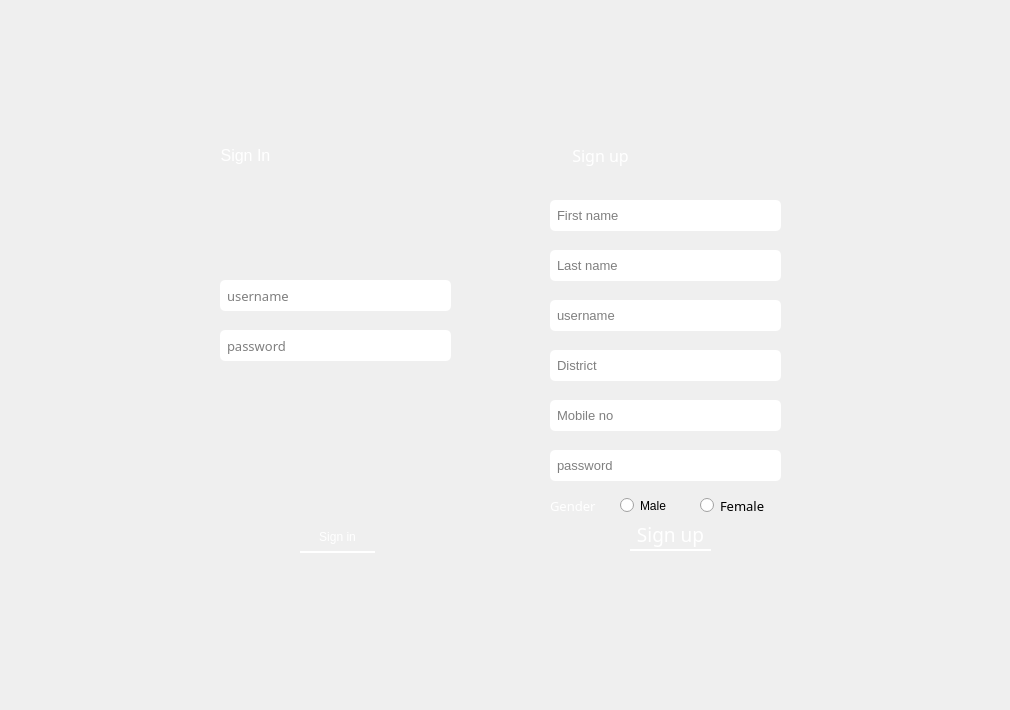
    <widget class="QWidget" name="deliverySignInUp">
     <widget class="QWidget" name="signinSection" native="true">
      <property name="geometry">
       <rect>
        <x>170</x>
        <y>130</y>
        <width>331</width>
        <height>451</height>
       </rect>
      </property>
      <property name="styleSheet">
       <string notr="true">border-bottom-left-radius:80px;
border-bottom-right-radius:80px;
border-top-right-radius:80px;</string>
      </property>
      <widget class="QLineEdit" name="userLineEdit">
       <property name="geometry">
        <rect>
         <x>50</x>
         <y>150</y>
         <width>231</width>
         <height>31</height>
        </rect>
       </property>
       <property name="font">
        <font>
         <family>Lucida Sans</family>
         <pointsize>10</pointsize>
        </font>
       </property>
       <property name="focusPolicy">
        <enum>Qt::StrongFocus</enum>
       </property>
       <property name="styleSheet">
        <string notr="true">background-color: rgb(255, 255, 255);
border-radius: 5px;
padding-left:5px;</string>
       </property>
       <property name="text">
        <string/>
       </property>
       <property name="frame">
        <bool>true</bool>
       </property>
       <property name="cursorPosition">
        <number>0</number>
       </property>
       <property name="placeholderText">
        <string>username</string>
       </property>
      </widget>
      <widget class="QLineEdit" name="passLineEdit">
       <property name="geometry">
        <rect>
         <x>50</x>
         <y>200</y>
         <width>231</width>
         <height>31</height>
        </rect>
       </property>
       <property name="font">
        <font>
         <family>Lucida Sans</family>
         <pointsize>10</pointsize>
         <weight>50</weight>
         <bold>false</bold>
         <strikeout>false</strikeout>
         <kerning>true</kerning>
        </font>
       </property>
       <property name="styleSheet">
        <string notr="true">background-color: rgb(255, 255, 255);
border-radius: 5px;
padding-left:5px;</string>
       </property>
       <property name="echoMode">
        <enum>QLineEdit::Password</enum>
       </property>
       <property name="cursorPosition">
        <number>0</number>
       </property>
       <property name="alignment">
        <set>Qt::AlignLeading|Qt::AlignLeft|Qt::AlignVCenter</set>
       </property>
       <property name="placeholderText">
        <string>password</string>
       </property>
      </widget>
      <widget class="QPushButton" name="signinBtn">
       <property name="geometry">
        <rect>
         <x>130</x>
         <y>392</y>
         <width>75</width>
         <height>31</height>
        </rect>
       </property>
       <property name="cursor">
        <cursorShape>PointingHandCursor</cursorShape>
       </property>
       <property name="styleSheet">
        <string notr="true">color:rgb(255, 255, 255);
font: 14pt &quot;Lucida Sans&quot;;
border-bottom: 2px solid white;</string>
       </property>
       <property name="text">
        <string>Sign in</string>
       </property>
      </widget>
      <widget class="QWidget" name="widget_10" native="true">
       <property name="geometry">
        <rect>
         <x>0</x>
         <y>0</y>
         <width>331</width>
         <height>451</height>
        </rect>
       </property>
       <property name="styleSheet">
        <string notr="true">border-bottom-left-radius:80px;
border-image: url(:/res/images/bg3.jpg);
border-top-right-radius:80px;
border-bottom-right-radius:80px;</string>
       </property>
      </widget>
      <widget class="QLabel" name="signinIcon">
       <property name="geometry">
        <rect>
         <x>10</x>
         <y>10</y>
         <width>31</width>
         <height>31</height>
        </rect>
       </property>
       <property name="styleSheet">
        <string notr="true">border-image: url(:/res/icons/white/log-in.svg);</string>
       </property>
       <property name="text">
        <string/>
       </property>
      </widget>
      <widget class="QLabel" name="signinLabel">
       <property name="geometry">
        <rect>
         <x>50</x>
         <y>10</y>
         <width>51</width>
         <height>31</height>
        </rect>
       </property>
       <property name="styleSheet">
        <string notr="true">font: 14pt &quot;Lucida Sans&quot;;</string>
       </property>
       <property name="text">
        <string>&lt;html&gt;&lt;head/&gt;&lt;body&gt;&lt;p align=&quot;center&quot;&gt;&lt;span style=&quot; font-size:12pt; color:#ffffff;&quot;&gt;Sign In&lt;/span&gt;&lt;/p&gt;&lt;/body&gt;&lt;/html&gt;</string>
       </property>
      </widget>
      <zorder>widget_10</zorder>
      <zorder>userLineEdit</zorder>
      <zorder>passLineEdit</zorder>
      <zorder>signinBtn</zorder>
      <zorder>signinIcon</zorder>
      <zorder>signinLabel</zorder>
     </widget>
     <widget class="QWidget" name="widget_8" native="true">
      <property name="geometry">
       <rect>
        <x>0</x>
        <y>0</y>
        <width>1001</width>
        <height>701</height>
       </rect>
      </property>
      <property name="styleSheet">
       <string notr="true">border-image: url(:/res/images/bgnavbar1.jpg);</string>
      </property>
     </widget>
     <widget class="QWidget" name="signupSection" native="true">
      <property name="geometry">
       <rect>
        <x>500</x>
        <y>130</y>
        <width>331</width>
        <height>451</height>
       </rect>
      </property>
      <property name="styleSheet">
       <string notr="true">border-bottom-left-radius:80px;
border-top-right-radius:80px;
border-top-left-radius:80px;</string>
      </property>
      <widget class="QWidget" name="widget_7" native="true">
       <property name="geometry">
        <rect>
         <x>0</x>
         <y>-1</y>
         <width>331</width>
         <height>451</height>
        </rect>
       </property>
       <property name="styleSheet">
        <string notr="true">border-bottom-left-radius:80px;
border-image: url(:/res/images/bg3.jpg);
border-top-right-radius:80px;
border-top-left-radius:80px;</string>
       </property>
      </widget>
      <widget class="QLineEdit" name="firstnameLineEdit">
       <property name="geometry">
        <rect>
         <x>50</x>
         <y>70</y>
         <width>231</width>
         <height>31</height>
        </rect>
       </property>
       <property name="font">
        <font>
         <pointsize>10</pointsize>
        </font>
       </property>
       <property name="cursor">
        <cursorShape>IBeamCursor</cursorShape>
       </property>
       <property name="styleSheet">
        <string notr="true">background-color: rgb(255, 255, 255);
border-radius: 5px;
padding-left:5px;</string>
       </property>
       <property name="placeholderText">
        <string>First name</string>
       </property>
      </widget>
      <widget class="QLineEdit" name="lastnameLineEdit">
       <property name="geometry">
        <rect>
         <x>50</x>
         <y>120</y>
         <width>231</width>
         <height>31</height>
        </rect>
       </property>
       <property name="font">
        <font>
         <pointsize>10</pointsize>
        </font>
       </property>
       <property name="styleSheet">
        <string notr="true">background-color: rgb(255, 255, 255);
border-radius: 5px;
padding-left:5px;</string>
       </property>
       <property name="echoMode">
        <enum>QLineEdit::Normal</enum>
       </property>
       <property name="placeholderText">
        <string>Last name</string>
       </property>
      </widget>
      <widget class="QLineEdit" name="userLineEdit_2">
       <property name="geometry">
        <rect>
         <x>50</x>
         <y>170</y>
         <width>231</width>
         <height>31</height>
        </rect>
       </property>
       <property name="font">
        <font>
         <pointsize>10</pointsize>
        </font>
       </property>
       <property name="styleSheet">
        <string notr="true">background-color: rgb(255, 255, 255);
border-radius: 5px;
padding-left:5px;</string>
       </property>
       <property name="echoMode">
        <enum>QLineEdit::Normal</enum>
       </property>
       <property name="placeholderText">
        <string>username</string>
       </property>
      </widget>
      <widget class="QLineEdit" name="disLineEdit_3">
       <property name="geometry">
        <rect>
         <x>50</x>
         <y>220</y>
         <width>231</width>
         <height>31</height>
        </rect>
       </property>
       <property name="font">
        <font>
         <pointsize>10</pointsize>
        </font>
       </property>
       <property name="styleSheet">
        <string notr="true">background-color: rgb(255, 255, 255);
border-radius: 5px;
padding-left:5px;</string>
       </property>
       <property name="echoMode">
        <enum>QLineEdit::Normal</enum>
       </property>
       <property name="placeholderText">
        <string>District</string>
       </property>
      </widget>
      <widget class="QLineEdit" name="mobileLineEdit_4">
       <property name="geometry">
        <rect>
         <x>50</x>
         <y>270</y>
         <width>231</width>
         <height>31</height>
        </rect>
       </property>
       <property name="font">
        <font>
         <pointsize>10</pointsize>
        </font>
       </property>
       <property name="styleSheet">
        <string notr="true">background-color: rgb(255, 255, 255);
border-radius: 5px;
padding-left:5px;</string>
       </property>
       <property name="echoMode">
        <enum>QLineEdit::Normal</enum>
       </property>
       <property name="placeholderText">
        <string>Mobile no</string>
       </property>
      </widget>
      <widget class="QLineEdit" name="passLineEdit_5">
       <property name="geometry">
        <rect>
         <x>50</x>
         <y>320</y>
         <width>231</width>
         <height>31</height>
        </rect>
       </property>
       <property name="font">
        <font>
         <pointsize>10</pointsize>
        </font>
       </property>
       <property name="styleSheet">
        <string notr="true">background-color: rgb(255, 255, 255);
border-radius: 5px;
padding-left:5px;</string>
       </property>
       <property name="echoMode">
        <enum>QLineEdit::Password</enum>
       </property>
       <property name="placeholderText">
        <string>password</string>
       </property>
      </widget>
      <widget class="QRadioButton" name="maleBtn">
       <property name="geometry">
        <rect>
         <x>120</x>
         <y>360</y>
         <width>82</width>
         <height>31</height>
        </rect>
       </property>
       <property name="styleSheet">
        <string notr="true">font: 10pt &quot;Lucida Sans&quot;;</string>
       </property>
       <property name="text">
        <string>Male</string>
       </property>
      </widget>
      <widget class="QRadioButton" name="femaleBtn">
       <property name="geometry">
        <rect>
         <x>200</x>
         <y>360</y>
         <width>81</width>
         <height>31</height>
        </rect>
       </property>
       <property name="font">
        <font>
         <family>Lucida Sans</family>
         <pointsize>10</pointsize>
         <weight>50</weight>
         <italic>false</italic>
         <bold>false</bold>
        </font>
       </property>
       <property name="styleSheet">
        <string notr="true">font: 10pt &quot;Lucida Sans&quot;;</string>
       </property>
       <property name="text">
        <string>Female</string>
       </property>
      </widget>
      <widget class="QLabel" name="gender">
       <property name="geometry">
        <rect>
         <x>50</x>
         <y>360</y>
         <width>71</width>
         <height>31</height>
        </rect>
       </property>
       <property name="font">
        <font>
         <family>Lucida Sans</family>
         <pointsize>10</pointsize>
         <weight>50</weight>
         <italic>false</italic>
         <bold>false</bold>
        </font>
       </property>
       <property name="styleSheet">
        <string notr="true">font: 10pt &quot;Lucida Sans&quot;;
color:white;</string>
       </property>
       <property name="text">
        <string>Gender</string>
       </property>
      </widget>
      <widget class="QPushButton" name="signupBtn">
       <property name="geometry">
        <rect>
         <x>130</x>
         <y>390</y>
         <width>81</width>
         <height>31</height>
        </rect>
       </property>
       <property name="palette">
        <palette>
         <active>
          <colorrole role="WindowText">
           <brush brushstyle="SolidPattern">
            <color alpha="255">
             <red>255</red>
             <green>255</green>
             <blue>255</blue>
            </color>
           </brush>
          </colorrole>
          <colorrole role="Button">
           <brush brushstyle="SolidPattern">
            <color alpha="255">
             <red>255</red>
             <green>171</green>
             <blue>13</blue>
            </color>
           </brush>
          </colorrole>
          <colorrole role="Text">
           <brush brushstyle="SolidPattern">
            <color alpha="255">
             <red>255</red>
             <green>255</green>
             <blue>255</blue>
            </color>
           </brush>
          </colorrole>
          <colorrole role="ButtonText">
           <brush brushstyle="SolidPattern">
            <color alpha="255">
             <red>255</red>
             <green>255</green>
             <blue>255</blue>
            </color>
           </brush>
          </colorrole>
          <colorrole role="Base">
           <brush brushstyle="SolidPattern">
            <color alpha="255">
             <red>255</red>
             <green>171</green>
             <blue>13</blue>
            </color>
           </brush>
          </colorrole>
          <colorrole role="Window">
           <brush brushstyle="SolidPattern">
            <color alpha="255">
             <red>255</red>
             <green>171</green>
             <blue>13</blue>
            </color>
           </brush>
          </colorrole>
          <colorrole role="PlaceholderText">
           <brush brushstyle="NoBrush">
            <color alpha="128">
             <red>255</red>
             <green>255</green>
             <blue>255</blue>
            </color>
           </brush>
          </colorrole>
         </active>
         <inactive>
          <colorrole role="WindowText">
           <brush brushstyle="SolidPattern">
            <color alpha="255">
             <red>255</red>
             <green>255</green>
             <blue>255</blue>
            </color>
           </brush>
          </colorrole>
          <colorrole role="Button">
           <brush brushstyle="SolidPattern">
            <color alpha="255">
             <red>255</red>
             <green>171</green>
             <blue>13</blue>
            </color>
           </brush>
          </colorrole>
          <colorrole role="Text">
           <brush brushstyle="SolidPattern">
            <color alpha="255">
             <red>255</red>
             <green>255</green>
             <blue>255</blue>
            </color>
           </brush>
          </colorrole>
          <colorrole role="ButtonText">
           <brush brushstyle="SolidPattern">
            <color alpha="255">
             <red>255</red>
             <green>255</green>
             <blue>255</blue>
            </color>
           </brush>
          </colorrole>
          <colorrole role="Base">
           <brush brushstyle="SolidPattern">
            <color alpha="255">
             <red>255</red>
             <green>171</green>
             <blue>13</blue>
            </color>
           </brush>
          </colorrole>
          <colorrole role="Window">
           <brush brushstyle="SolidPattern">
            <color alpha="255">
             <red>255</red>
             <green>171</green>
             <blue>13</blue>
            </color>
           </brush>
          </colorrole>
          <colorrole role="PlaceholderText">
           <brush brushstyle="NoBrush">
            <color alpha="128">
             <red>255</red>
             <green>255</green>
             <blue>255</blue>
            </color>
           </brush>
          </colorrole>
         </inactive>
         <disabled>
          <colorrole role="WindowText">
           <brush brushstyle="SolidPattern">
            <color alpha="255">
             <red>255</red>
             <green>255</green>
             <blue>255</blue>
            </color>
           </brush>
          </colorrole>
          <colorrole role="Button">
           <brush brushstyle="SolidPattern">
            <color alpha="255">
             <red>255</red>
             <green>171</green>
             <blue>13</blue>
            </color>
           </brush>
          </colorrole>
          <colorrole role="Text">
           <brush brushstyle="SolidPattern">
            <color alpha="255">
             <red>255</red>
             <green>255</green>
             <blue>255</blue>
            </color>
           </brush>
          </colorrole>
          <colorrole role="ButtonText">
           <brush brushstyle="SolidPattern">
            <color alpha="255">
             <red>255</red>
             <green>255</green>
             <blue>255</blue>
            </color>
           </brush>
          </colorrole>
          <colorrole role="Base">
           <brush brushstyle="SolidPattern">
            <color alpha="255">
             <red>255</red>
             <green>171</green>
             <blue>13</blue>
            </color>
           </brush>
          </colorrole>
          <colorrole role="Window">
           <brush brushstyle="SolidPattern">
            <color alpha="255">
             <red>255</red>
             <green>171</green>
             <blue>13</blue>
            </color>
           </brush>
          </colorrole>
          <colorrole role="PlaceholderText">
           <brush brushstyle="NoBrush">
            <color alpha="128">
             <red>255</red>
             <green>255</green>
             <blue>255</blue>
            </color>
           </brush>
          </colorrole>
         </disabled>
        </palette>
       </property>
       <property name="font">
        <font>
         <family>Lucida Sans</family>
         <pointsize>14</pointsize>
         <weight>50</weight>
         <italic>false</italic>
         <bold>false</bold>
        </font>
       </property>
       <property name="cursor">
        <cursorShape>PointingHandCursor</cursorShape>
       </property>
       <property name="styleSheet">
        <string notr="true">color:rgb(255, 255, 255);
font: 14pt &quot;Lucida Sans&quot;;
border-bottom: 2px solid white;</string>
       </property>
       <property name="text">
        <string>Sign up</string>
       </property>
      </widget>
      <widget class="QLabel" name="iconSignup">
       <property name="geometry">
        <rect>
         <x>30</x>
         <y>10</y>
         <width>31</width>
         <height>31</height>
        </rect>
       </property>
       <property name="styleSheet">
        <string notr="true">border-image: url(:/res/icons/white/log-in.svg);</string>
       </property>
       <property name="text">
        <string/>
       </property>
      </widget>
      <widget class="QLabel" name="signupLabel">
       <property name="geometry">
        <rect>
         <x>70</x>
         <y>10</y>
         <width>61</width>
         <height>31</height>
        </rect>
       </property>
       <property name="font">
        <font>
         <family>Lucida Sans</family>
         <pointsize>14</pointsize>
         <weight>50</weight>
         <italic>false</italic>
         <bold>false</bold>
        </font>
       </property>
       <property name="styleSheet">
        <string notr="true">font: 14pt &quot;Lucida Sans&quot;;</string>
       </property>
       <property name="text">
        <string>&lt;html&gt;&lt;head/&gt;&lt;body&gt;&lt;p align=&quot;center&quot;&gt;&lt;span style=&quot; font-size:12pt; color:#ffffff;&quot;&gt;Sign up&lt;/span&gt;&lt;/p&gt;&lt;/body&gt;&lt;/html&gt;</string>
       </property>
      </widget>
     </widget>
     <widget class="QPushButton" name="pushButton_11">
      <property name="geometry">
       <rect>
        <x>10</x>
        <y>10</y>
        <width>75</width>
        <height>51</height>
       </rect>
      </property>
      <property name="cursor">
       <cursorShape>PointingHandCursor</cursorShape>
      </property>
      <property name="styleSheet">
       <string notr="true">border: none;</string>
      </property>
      <property name="text">
       <string/>
      </property>
      <property name="icon">
       <iconset resource="bitoronImages.qrc">
        <normaloff>:/res/logos/bitoron-website-favicon-color.png</normaloff>:/res/logos/bitoron-website-favicon-color.png</iconset>
      </property>
      <property name="iconSize">
       <size>
        <width>60</width>
        <height>60</height>
       </size>
      </property>
     </widget>
     <zorder>widget_8</zorder>
     <zorder>signupSection</zorder>
     <zorder>signinSection</zorder>
     <zorder>pushButton_11</zorder>
    </widget>
